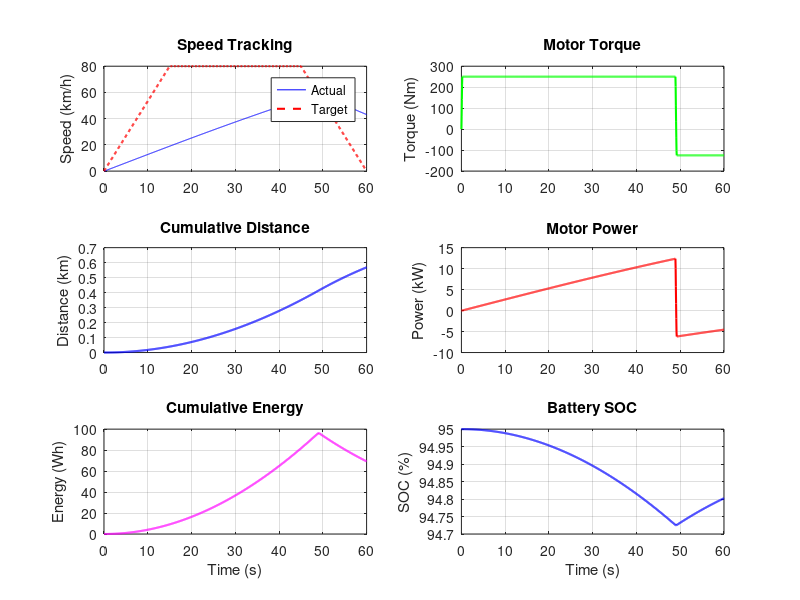

Here is the MATLAB script that generated this plot:
%% Simple EV Dynamics Simulation
% MATLAB R2016b Compatible

clc; close all;

m = 1600; Cd = 0.28; Af = 2.1; rho = 1.225;
f = 0.012; g = 9.81; rw = 0.33;
T_max = 250; n_base = 3800; eta_motor = 0.90;
V_bat = 350; Q_bat = 100; SOC_init = 0.95;

dt = 0.05; T = 60; t = 0:dt:T; n = length(t);
V_CRUISE = 80/3.6; T_ACCEL = 15; T_CRUISE = 45;
v_target = V_CRUISE*min(t/T_ACCEL,1).*(t<=T_CRUISE) ...
         + V_CRUISE*max(1-(t-T_CRUISE)/T_ACCEL,0).*(t>T_CRUISE);

v = zeros(1,n); s = zeros(1,n); T_m = zeros(1,n);
P_m = zeros(1,n); E_cons = zeros(1,n); SOC = SOC_init*ones(1,n);

for i = 2:n
    a_req = max(-3, min(3, 2.0*(v_target(i-1)-v(i-1))));
    Fr = 0.5*rho*Cd*Af*v(i-1)^2 + f*m*g;
    mrpm = v(i-1)*60/(2*pi*rw);
    Ta = T_max * min(1, n_base/max(mrpm,1));
    Tw = max(-Ta*0.5, min(Ta, (m*a_req+Fr)*rw));
    T_m(i) = Tw;
    v(i) = max(0, v(i-1) + (Tw/rw - Fr)/m*dt);
    s(i) = s(i-1) + v(i)*dt;
    P_m(i) = Tw*(mrpm*2*pi/60);
    Pb = P_m(i) / (eta_motor*(P_m(i)>=0) + 0.6*(P_m(i)<0));
    E_cons(i) = E_cons(i-1) + Pb*dt/3600;
    SOC(i) = SOC(i-1) - Pb*dt/(V_bat*Q_bat*3600);
end

figure('Position', [100 100 900 650]);
subplot(3,2,1); plot(t, v*3.6, 'b-', t, v_target*3.6, 'r--', 'LineWidth', 1.5);
ylabel('Speed (km/h)'); grid on; legend('Actual','Target'); title('Speed Tracking');
subplot(3,2,2); plot(t, T_m, 'g-', 'LineWidth', 1.5);
ylabel('Torque (Nm)'); grid on; title('Motor Torque');
subplot(3,2,3); plot(t, s/1000, 'b-', 'LineWidth', 1.5);
ylabel('Distance (km)'); grid on; title('Cumulative Distance');
subplot(3,2,4); plot(t, P_m/1000, 'r-', 'LineWidth', 1.5);
ylabel('Power (kW)'); grid on; title('Motor Power');
subplot(3,2,5); plot(t, E_cons, 'm-', 'LineWidth', 1.5);
xlabel('Time (s)'); ylabel('Energy (Wh)'); grid on; title('Cumulative Energy');
subplot(3,2,6); plot(t, SOC*100, 'b-', 'LineWidth', 1.5);
xlabel('Time (s)'); ylabel('SOC (%)'); grid on; title('Battery SOC');

fprintf('===== EV Dynamics Results =====\n');
fprintf('Max speed: %.1f km/h\n', max(v)*3.6);
fprintf('Distance: %.2f km\n', s(end)/1000);
fprintf('Energy: %.1f kWh/100km\n', E_cons(end)/(s(end)/1000)/10);
fprintf('SOC remaining: %.1f%%\n', SOC(end)*100);
fprintf('Range: %.0f km\n', s(end)*SOC_init/(SOC_init-SOC(end)+0.001));
